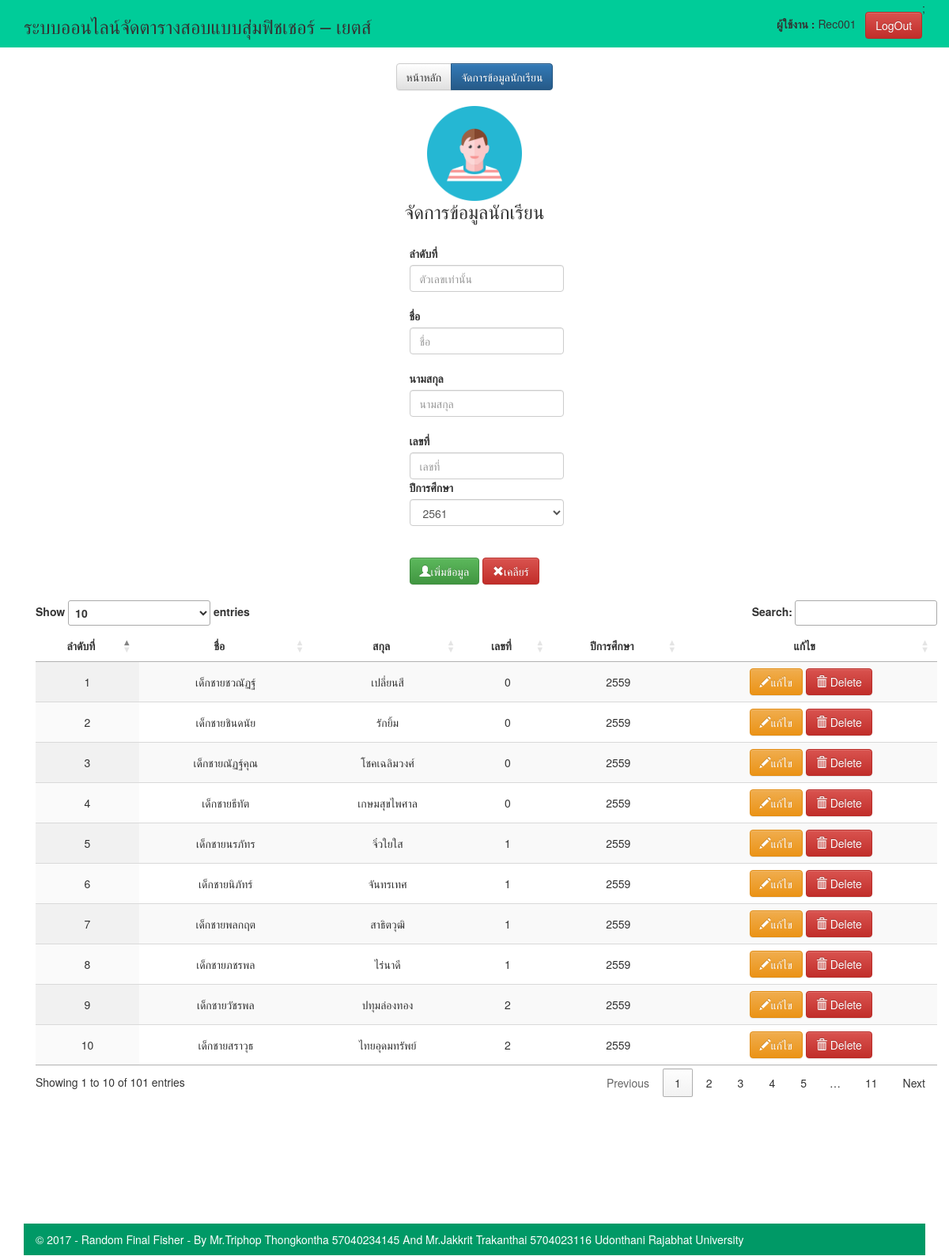
The page /Student.php (signed in) on the database its author committed.
### tables this page shows
CREATE TABLE `student` (
  `Sno` int(11) NOT NULL AUTO_INCREMENT,
  `Sname` varchar(50) default NULL,
  `Slname` varchar(50) default NULL,
  `rno` int(11) default NULL,
  `Educyear` smallint(6) default NULL,
  PRIMARY KEY  (`Sno`)
);

### Student.php (the view, shortened to what this page needs)
<?php
    include_once 'header.php';
?>
            <link href="https://maxcdn.bootstrapcdn.com/bootstrap/3.3.5/css/bootstrap.min.css" rel="stylesheet">
            <link rel="stylesheet" type="text/css" href="https://cdn.datatables.net/1.10.16/css/jquery.dataTables.min.css">
            <link rel="stylesheet" href="https://maxcdn.bootstrapcdn.com/bootstrap/3.3.7/css/bootstrap.min.css">
            <link rel="stylesheet" href="https://maxcdn.bootstrapcdn.com/bootstrap/3.3.7/css/bootstrap-theme.min.css">
            <div class="main-wrapper"><br>
            <div align="Center">
           <div class="btn-group">
            <a class="btn btn-default" href="admin1.php" role="button">หน้าหลัก</a>
            <button type="button" class="btn btn-primary">จัดการข้อมูลนักเรียน</button>
            </div>
            </div>
                <?php
                if (isset($_SESSION['username'])) {
                    ?>
                    <h3 align="center"><img src = "Images/Student.png" width='120' border="0"><br>จัดการข้อมูลนักเรียน</td></h3><br>
                <div class="container" ng-app="myApp" ng-controller="customersController">
                <table align="center" width="100%">
                    <tr align="center">
                        <td align="center">
                            <table align="100">
                                <tr>
                                    <td align="ledt">
                                        <form action="includes/Student.inc.php" name="frmAdd" method="POST">
                                            <label for="sel1">ลำดับที่</label>
                                                <input class="form-control" type="text" name="Sno" placeholder="ตัวเลขเท่านั้น" id="test_txt"onkeypress="check_key_number();"  maxlength="3"><br>
                                        	<label for="sel1">ชื่อ</label>
                                                <input class="form-control" type="text" name="sname" placeholder="ชื่อ"  maxlength="100"><br>
                                            <label for="sel1">นามสกุล</label>
                                                <input class="form-control" type="text" name="slname" placeholder="นามสกุล" maxlength="100"><br>
                                            <label for="sel1">เลขที่</label>
                                                 <input class="form-control" type="text" name="rno" placeholder="เลขที่" maxlength="3" id="rno" onblur="checknumber();">
                                           <label for="sel1">ปีการศึกษา</label>
                                                <select  class="form-control"  name="educyear" placeholder="ปีการศึกษา">
                                                      <option value="2561" selected="selected">2561</option>
                                                </select><br><br>
                                            <button class="btn btn-success" ng-click="editUser('new')" type="submit" name="submit">
                                            <span class="glyphicon glyphicon-user"></span>เพิ่มข้อมูล</button>
                                            <button class="btn btn-danger" ng-click="editUser('new')" type="reset" name="Reset">
                                            <span class="glyphicon glyphicon-remove"></span>เคลียร์</button>
                                        </form>
                                    </td>
                                </tr>
                            </table>
                        </td>
                    </tr>
                </table>
            <br>
             <?php
             $strSQL = "SELECT * FROM student ";
            $objQuery = mysql_query($strSQL) or die ("Error Query [".$strSQL."]");
            ?>
    <table id="example" class="display" cellspacing="0" width="100%">
        <thead>
            <tr>
                <th> <div align="center">ลำดับที่ </div></th>
                <th> <div align="center">ชื่อ </div></th>
                <th> <div align="center">สกุล </div></th>
                <th> <div align="center">เลขที่ </div></th>
                <th> <div align="center">ปีการศึกษา </div></th>
                <th> <div align="center">แก้ไข </div></th>
            </tr>
        </thead>
        <tbody>
            <?php while($objResult = mysql_fetch_array($objQuery)) { ?>
                <tr>
                    <td><div align="center"><?php echo $objResult["Sno"];?></div></td>
                    <td><div align="center"><?php echo $objResult["Sname"];?></div></td>
                    <td><div align="center"><?php echo $objResult["Slname"];?></div></td>
                    <td><div align="center"><?php echo $objResult["rno"];?></div></td>
                    <td><div align="center"><?php echo $objResult["Educyear"];?></div></td>
                    <td>
                        <div align="center">
                                <a href="includes/Student.Edit.php?Sno=<?php echo $objResult["Sno"];?>" >
                                <button type="button" class="btn btn-warning">
                                <span class="glyphicon glyphicon-pencil"></span>แก้ไข</button></a>
                            <a href="JavaScript:if(confirm('ต้องการลบข้อมูลนี้หรือไม่ ?') == true){window.location='includes/Student.Del.php?Sno=<?php echo $objResult["Sno"];?>';}">
                                <button type="button" class="btn btn-danger">
                                    <span class="glyphicon glyphicon-trash"></span>
                                       Delete
                                </button>
                            </a>
                        </div>
                    </td>
                </tr>
            <?php } ?>
        </tbody>
    </table>
</body>
</html>
                    <?php
                }else{
                    ?>
                    <br><br>
                    <h1 align="center">ระบบจัดตารางสอบอัตโนมัติแบบสุ่มออนไลน์</h1><br>
                    <p align="center">("กรุณาล็อกอินเข้าสู่ระบบ")</p
                    <?php
                }
                ?>
<?php
    include_once 'footer.php';
?>

### style.css (style rules this page uses)
html, body, div, span, object, iframe, h1, h2, h3, h4, h5, h6, p, blockquote, pre, abbr, address, cite, code, del, dfn, em, img, ins, kbd, q, samp, small, strong, sub, sup, var, b, i, dl, dt, dd, ol, ul, li, fieldset, form, label, legend, article, aside, canvas, details, figcaption, figure, footer, header, hgroup, menu, nav, section, summary, time, mark, audio, video { margin:0; padding:0; border:0; outline:0; font-size:100%; vertical-align:baseline; background:transparent; }
body { line-height:1; }
a { margin:0; padding:0; font-size:100%; vertical-align:baseline; background:transparent; }
table { border-collapse:collapse; border-spacing:0; border-width:0px 1px; }
input, select { vertical-align:middle; width: 180px; }
.main-wrapper { margin: 0 auto; width: 95%; }
a { text-decoration: }
body { background-color: }

### rows shown on the page
student: Sno "1", Sname "เด็กชายชวณัฏฐ์", Slname "เปลี่ยนสี", rno "0", Educyear "2559"
student: Sno "2", Sname "เด็กชายชินดนัย", Slname "รักยิ้ม", rno "0", Educyear "2559"
student: Sno "3", Sname "เด็กชายณัฏฐ์คุณ", Slname "โชคเฉลิมวงศ์", rno "0", Educyear "2559"
student: Sno "4", Sname "เด็กชายธีทัต", Slname "เกษมสุขไพศาล", rno "0", Educyear "2559"
student: Sno "5", Sname "เด็กชายนรภัทร", Slname "จิ๋วใยใส", rno "1", Educyear "2559"
student: Sno "6", Sname "เด็กชายนิภัทร์", Slname "จันทรเทศ", rno "1", Educyear "2559"
student: Sno "7", Sname "เด็กชายพลกฤต", Slname "สาธิตวุฒิ", rno "1", Educyear "2559"
student: Sno "8", Sname "เด็กชายภชรพล", Slname "ไร่นาดี", rno "1", Educyear "2559"
student: Sno "9", Sname "เด็กชายวัชรพล", Slname "ปทุมล่องทอง", rno "2", Educyear "2559"
student: Sno "10", Sname "เด็กชายสราวุธ", Slname "ไทยอุดมทรัพย์", rno "2", Educyear "2559"

### other values the page prints
$_SESSION['username'] "Rec001"
